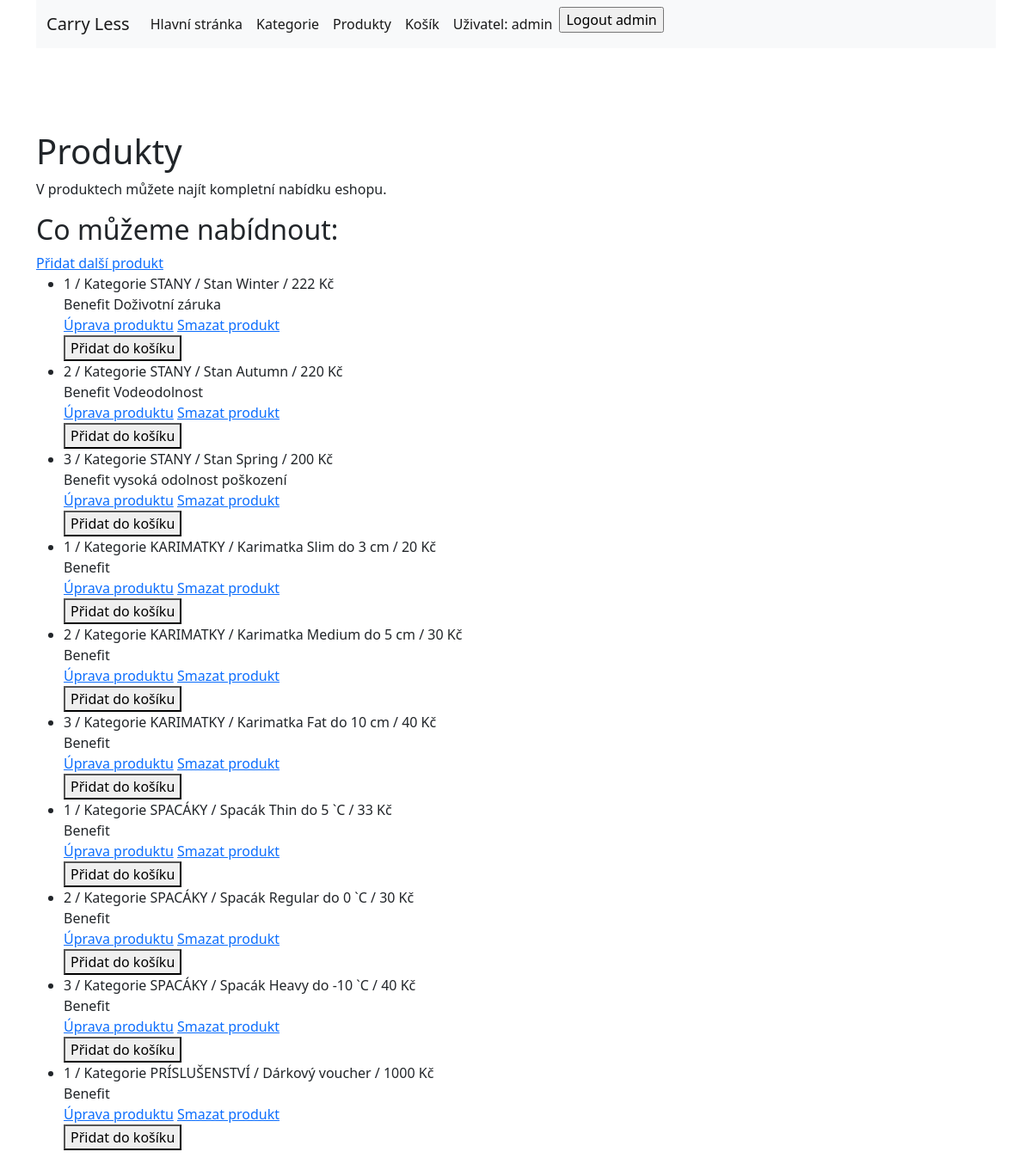
The app's page /produkty/ (signed in), older data.
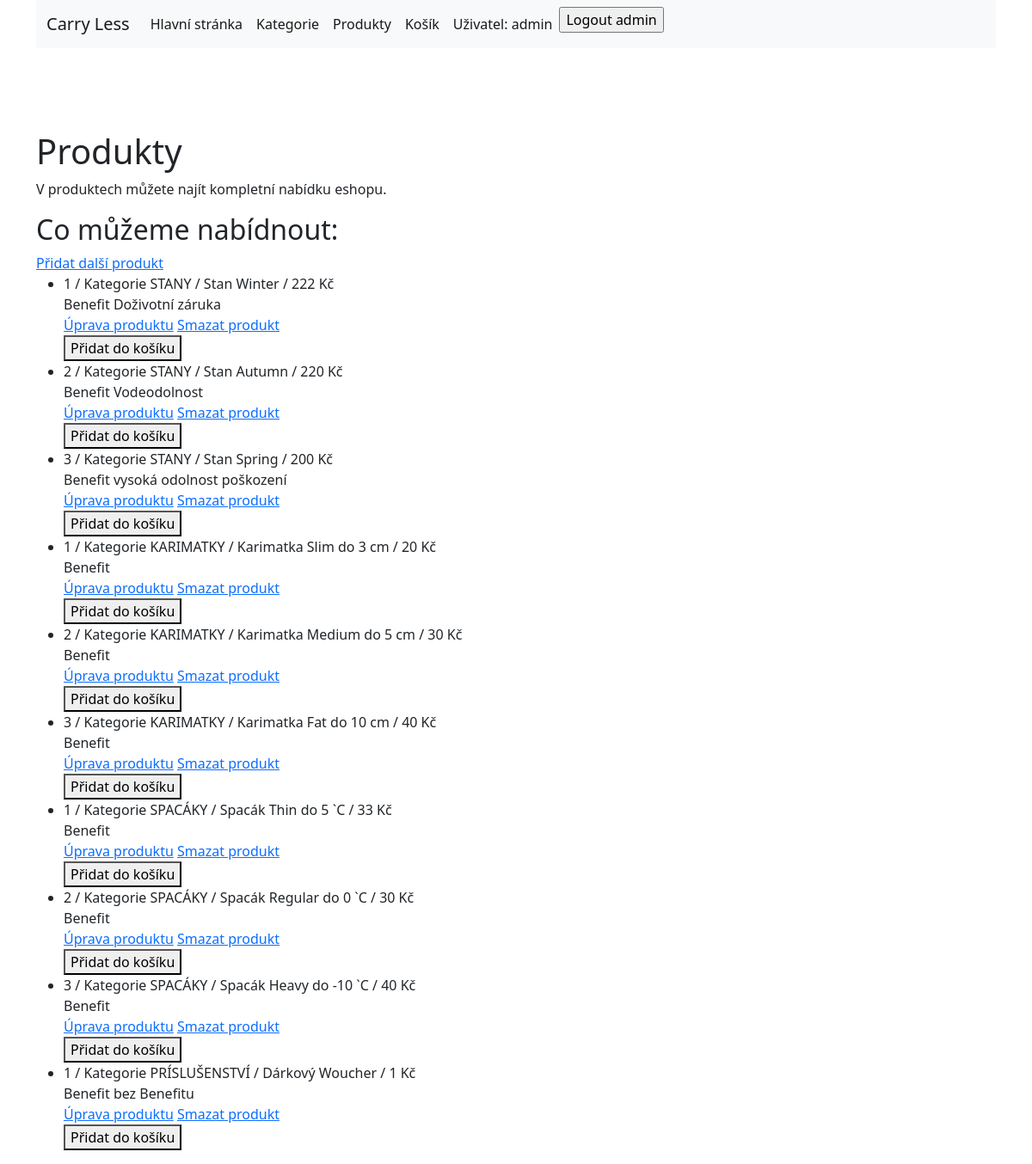
The same page, newer data.
### viewer/models.py (models this page shows, shortened)
class Product(models.Model):
    name = models.CharField(max_length=30)
    weight = models.IntegerField()
    price = models.IntegerField()
    brand = models.CharField(max_length=300)
    category_ID = models.IntegerField()
    products_of_categories = models.ForeignKey(Categorie, on_delete=models.DO_NOTHING, null=True)
    features = models.ManyToManyField(ProductFeature)

class Categorie(models.Model):
    name = models.CharField(max_length=30)
    def __str__(self):
        return f"Kategorie {self.name}"

class ProductFeature(models.Model):
    feature_name = models.CharField(max_length=30)

### viewer/views.py (the view)
# urls.py: path('produkty/', ProductsView.as_view(), name='produkty'),
class ProductsView(PermissionRequiredMixin, TemplateView):
    template_name = "produkty.html"
    extra_context = {
    "all_products": Product.objects.all()
    }
    permission_required = "viewer.view_product"

### viewer/templates/produkty.html (shortened to what this page needs)
{% extends 'base.html' %}
{% block content %}
    <h1>Produkty</h1>
    <p>V produktech můžete najít kompletní nabídku eshopu.</p>
    <h2>Co můžeme nabídnout:</h2>
    <a href="{% url 'create_product' %}">Přidat další produkt</a>
    <ul>
        {% for product in all_products %}
            <li>
                {{ product.category_ID }} / {{ product.products_of_categories }} / {{ product.name }} / {{ product.price }} Kč
                <br>
                Benefit {% for feature in product.features.all %}{{ feature.feature_name }}{% endfor %}
                <br>
                <a href="{% url 'update_product' product.pk %}">Úprava produktu</a>
                <a href="{% url 'delete_product' product.pk %}">Smazat produkt</a>
                <form action="{% url 'add_to_cart' product.pk %}" method="POST">
                    <button type="submit">Přidat do košíku</button>
                </form>
            </li>
        {% endfor %}
    </ul>
{% endblock %}

Row changes from the older to the newer data that the page shows:
removed Product: category_ID "1", products_of_categories "Kategorie PRÍSLUŠENSTVÍ", name "Dárkový voucher", price "1000"
added Product: category_ID "1", products_of_categories "Kategorie PRÍSLUŠENSTVÍ", name "Dárkový Woucher", price "1"
added ProductFeature: feature_name "bez Benefitu", shown under "1"
